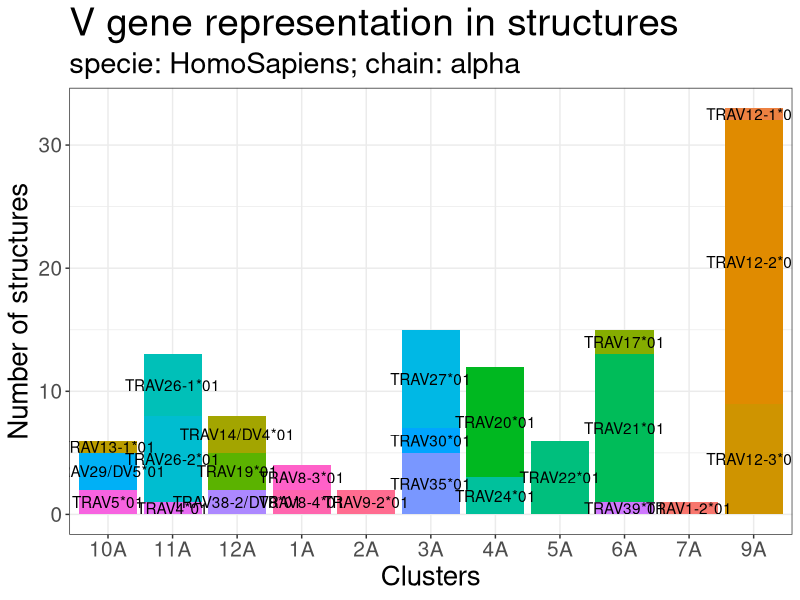
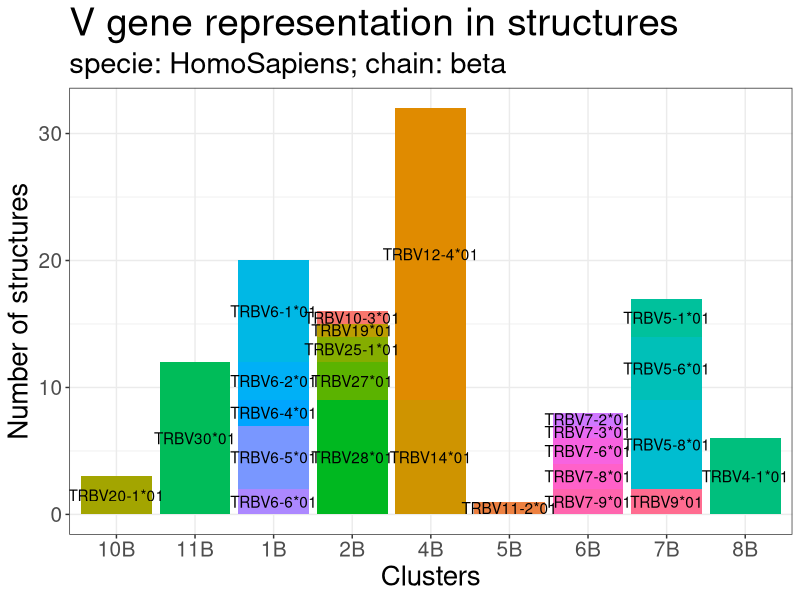
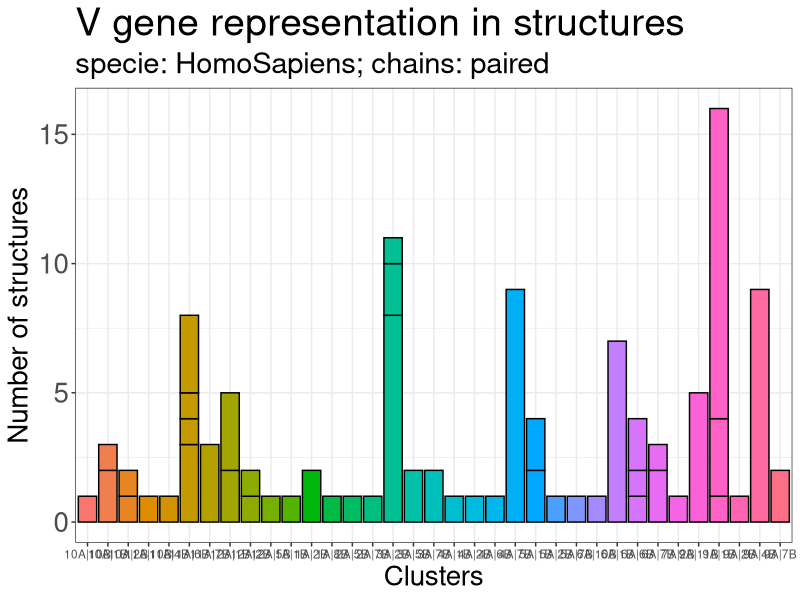

Recreate these plots in R, in order.
## ---- chunk 1
knitr::opts_chunk$set(echo = TRUE)
## ---- chunk 2
library(data.table)
library(dplyr)
library(reshape2)
library(stringr)
library(ggplot2)
library(RColorBrewer)
select = dplyr::select 
## ---- chunk 3
hs.unpaired.alpha = fread('position_analysis/TRAV_HomoSapiens.unpaired.txt')
hs.unpaired.beta = fread('position_analysis/TRBV_HomoSapiens.unpaired.txt')
## ---- chunk 4
hs.unpaired.alpha
## ---- chunk 5
ggplot(data = hs.unpaired.alpha %>% group_by(cluster) %>% mutate(totsum = sum(count)), 
       aes(cluster, count)) + 
  geom_col(aes(fill = id), show.legend = F) +
  geom_text(aes(label = id, group = id), position = position_stack(vjust = 0.5)) +
  theme_bw() + 
  labs(title="V gene representation in structures",
        subtitle=paste0("specie: ", "HomoSapiens",
                       "; chain: ", "alpha"),
        x="Clusters",
        y="Number of structures") +
    theme(axis.text=element_text(size=15),
        axis.title=element_text(size=20), 
        plot.title=element_text(size=28),
        plot.subtitle=element_text(size=21))

#ggsave('TRAV_HomoSapiens.unpaired.png')
## ---- chunk 6
ggplot(data = hs.unpaired.beta %>% group_by(cluster) %>% mutate(totsum = sum(count)), 
       aes(cluster, hs.unpaired.alpha$count)) + 
  geom_col(aes(fill = id), show.legend = F) +
  geom_text(aes(label = id, group = id), position = position_stack(vjust = 0.5)) +
  theme_bw() + 
  labs(title="V gene representation in structures",
        subtitle=paste0("specie: ", "HomoSapiens",
                       "; chain: ", "beta"),
        x="Clusters",
        y="Number of structures") +
    theme(axis.text=element_text(size=15),
        axis.title=element_text(size=20), 
        plot.title=element_text(size=28),
        plot.subtitle=element_text(size=21))

#ggsave('TRBV_HomoSapiens.unpaired.png')
## ---- chunk 7
hs.paired = fread('position_analysis/TRV_HomoSapiens.paired.txt')
## ---- chunk 8
ggplot(data = hs.paired %>% group_by(alpha_beta_clusters) %>% mutate(totsum = sum(count)), aes(alpha_beta_clusters, hs.paired$count)) + 
  #facet_grid(~cluster) +
  geom_col(aes(fill=alpha_beta_clusters), color='black', show.legend = F) +
  #geom_text(aes(label=alpha_beta), position = position_stack(vjust=0.5)) +
  theme_bw() +
  labs(title="V gene representation in structures",
        subtitle=paste0("specie: ", "HomoSapiens",
                       "; chains: ", "paired"),
        x="Clusters",
        y="Number of structures") +
    theme(axis.text=element_text(size=8.5),
        axis.title=element_text(size=20), 
        axis.text.y=element_text(size=20),
        plot.title=element_text(size=28),
        plot.subtitle=element_text(size=21))

#ggsave('TRV_HomoSapiens.paired.png')
